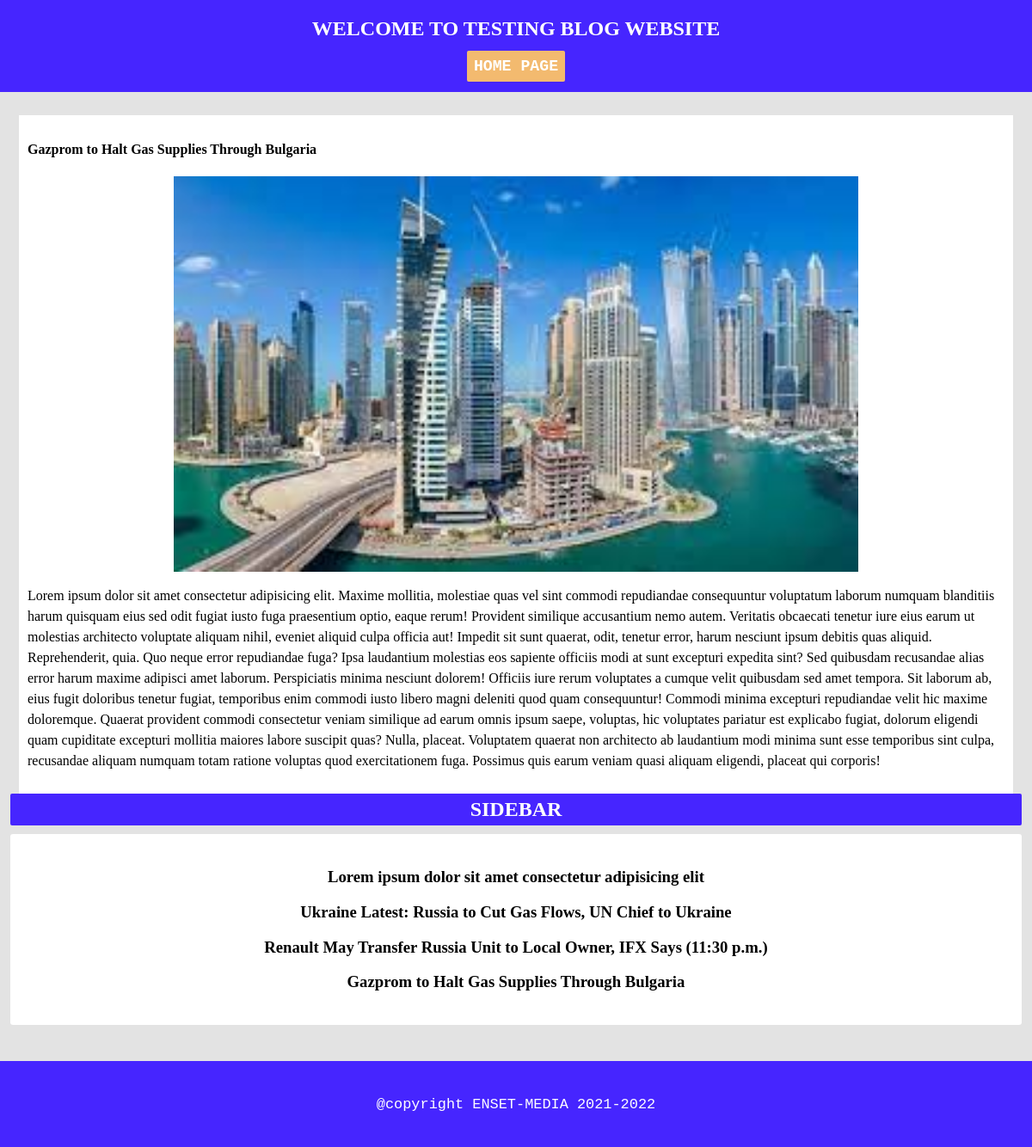
The page /pages/blog-details.php?id=7 on the database its author committed.
### tables this page shows
CREATE TABLE `blogs` (
  `title` text NOT NULL,
  `content` text NOT NULL,
  `id` int(11) NOT NULL
);

### pages/blog-details.php (the view, shortened to what this page needs)
<?php
$servername = "localhost";
$username = "yassine";
$password = "yassine";
$conn = new mysqli($servername, $username, $password,'blog');
if(isset($_SERVER['HTTPS']) && $_SERVER['HTTPS'] === 'on')
$url = "https://";
else
$url = "http://";
$url.= $_SERVER['HTTP_HOST'];
$url.= $_SERVER['REQUEST_URI'];
?>
<?php
$split = explode('?id=',$url);
$blog_id = strval($split[1]);
$sql = "SELECT * FROM blogs WHERE id = '$blog_id' ";
$result = mysqli_query($conn,$sql);
$blog = $result->fetch_assoc();
?>
<?php include('header.php')?>
<div class="container">
      <div class="blogs" id="blog-details">
            <h4 class="blog-title"><?php echo $blog['title']?></h4>
            <img class="image-details" src="../images/images.jpg" />
            <p class="content">
              <?php echo $blog['content']?>
            </p>
    </div>
    <?php include('sidebar.php') ?>
</div>
    <?php include('./footer.php') ?>
</body>
</html>

### pages/sidebar.php
<?php
$servername = "localhost";
$username = "yassine";
$password = "yassine";
$conn = new mysqli($servername, $username, $password,'blog');
if ($conn->connect_error) {
  die("Connection failed: " . $conn->connect_error);
}
else{
        $sql = 'SELECT * FROM blogs';
        $result = mysqli_query($conn,$sql);
        $blogs = mysqli_fetch_all($result,MYSQLI_ASSOC);
}
?>
<asside class="sidebar">
<h2>SIDEBAR</h2>
<div class="sidebarBody">
<?php foreach($blogs as $blog){ ?>
<h3>
<?php
        $title = $blog['title'];
        echo $title;
?>
</h3>
<?php }?>
</div>
</asside>

### style/style.css (style rules this page uses)
body { margin: 0; background: #e3e3e3; }
.container { padding: 12px; display: flex; }
.blogs { width: 60%; padding: 0px 20px; }
#blog-details { background-color: #ffff; margin:0px 10px; overflow-wrap: break-word; }
.sidebar { text-align: center; width: 40%; }
.sidebar h2 { margin: 0 0 10px 0px; background: #4625ff; color: white; border-radius: 2px; padding: 5px; }
.sidebarBody { background-color: #ffff; padding:20px; border-radius: 3px; }
.image-details { width: 70%; display: block; margin: auto; }
.content { line-height:1.5em; }
@media only screen and (max-width:1270px) { .container { overflow: hidden; display: block; } }
@media only screen and (max-width:1270px) { .blogs { width: auto; padding: 10px; } }

### rows shown on the page
blogs: title "Gazprom to Halt Gas Supplies Through Bulgaria", content "Lorem ipsum dolor sit amet consectetur adipisicing elit. Maxime mollitia, molestiae quas vel sint commodi repudiandae consequuntur voluptatum laborum numquam blanditiis harum quisquam eius sed odit fugiat iusto fuga praesentium optio, eaque rerum! Provident similique accusantium nemo autem. Veritatis obcaecati tenetur iure eius earum ut molestias architecto voluptate aliquam nihil, eveniet aliquid culpa officia aut! Impedit sit sunt quaerat, odit, tenetur error, harum nesciunt ipsum debitis quas aliquid. Reprehenderit, quia. Quo neque error repudiandae fuga? Ipsa laudantium molestias eos sapiente officiis modi at sunt excepturi expedita sint? Sed quibusdam recusandae alias error harum…"
blogs: title "Lorem ipsum dolor sit amet consectetur adipisicing elit"
blogs: title "Ukraine Latest: Russia to Cut Gas Flows, UN Chief to Ukraine"
blogs: title "Renault May Transfer Russia Unit to Local Owner, IFX Says (11:30 p.m.)"
